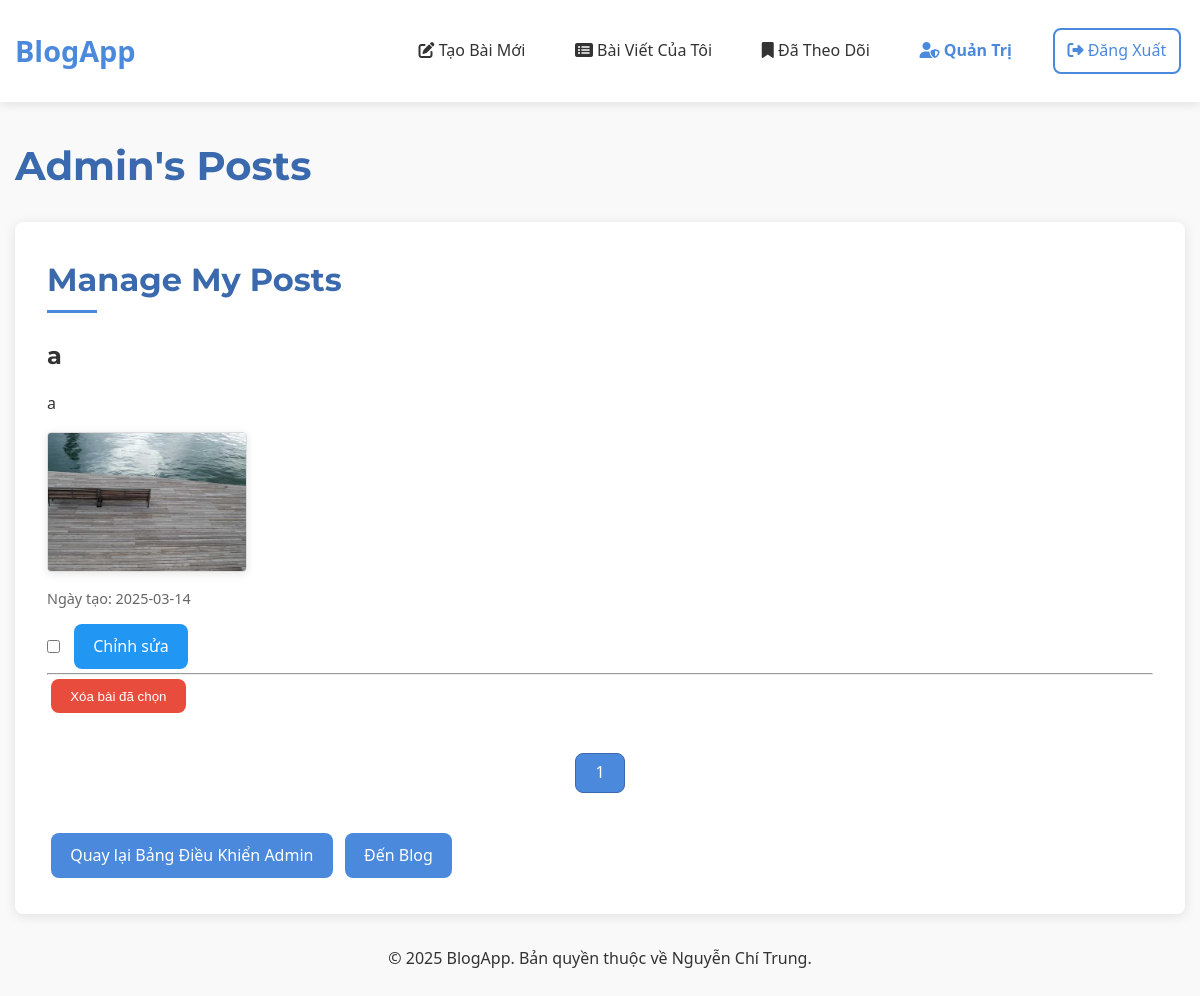
The page /admin/my_posts (signed in) on the database its author committed.
### tables this page shows
CREATE TABLE post (
  id INTEGER PRIMARY KEY AUTOINCREMENT,
  author_id INTEGER NOT NULL,
  created TIMESTAMP NOT NULL DEFAULT CURRENT_TIMESTAMP,
  title TEXT NOT NULL,
  text_content TEXT,
  FOREIGN KEY (author_id) REFERENCES user (id)
);

CREATE TABLE post_content (
  id INTEGER PRIMARY KEY AUTOINCREMENT,
  post_id INTEGER NOT NULL,
  content_type TEXT NOT NULL,  -- 'image' hoặc 'link'
  content TEXT NOT NULL,       -- đường dẫn hình ảnh hoặc URL
  display_order INTEGER NOT NULL,
  FOREIGN KEY (post_id) REFERENCES post (id) ON DELETE CASCADE
);

### flaskr/blog.py (the view)
@bp.route('/admin/my_posts')
@login_required
def admin_my_posts():
    if not g.user['is_admin']:
        return redirect(url_for('blog.blog_index'))
    db = get_db()
    page = request.args.get('page', 1, type=int)
    per_page = 10
    offset = (page - 1) * per_page
    posts_rows = db.execute(
        'SELECT p.id, p.title, p.text_content, p.created, u.username, u.id as author_id'
        ' FROM post p JOIN user u ON p.author_id = u.id'
        ' WHERE p.author_id = ? ORDER BY p.created DESC LIMIT ? OFFSET ?',
        (g.user['id'], per_page, offset)
    ).fetchall()
    posts = []
    for post_row in posts_rows:
        post = dict(post_row)
        contents = db.execute(
            'SELECT content_type, content, display_order'
            ' FROM post_content'
            ' WHERE post_id = ?'
            ' ORDER BY display_order',
            (post['id'],)
        ).fetchall()
        post['images'] = [c['content'] for c in contents if c['content_type'] == 'image']
        post['links'] = [c['content'] for c in contents if c['content_type'] == 'link']
        posts.append(post)
    total_posts = db.execute(
        'SELECT COUNT(*) FROM post WHERE author_id = ?',
        (g.user['id'],)
    ).fetchone()[0]
    total_pages = (total_posts + per_page - 1) // per_page
    return render_template('blog/admin_my_posts.html', posts=posts, page=page, total_pages=total_pages)

### flaskr/__init__.py (called while the page is built)
def create_app(test_config=None):
    app = Flask(__name__, instance_relative_config=True)
    app.config.from_mapping(
        SECRET_KEY='dev',
        DATABASE=os.path.join(app.instance_path, 'flaskr.sqlite'),
    )
    if test_config is None:
        app.config.from_pyfile('config.py', silent=True)
    else:
        app.config.from_mapping(test_config)
    try:
        os.makedirs(app.instance_path)
    except OSError:
        pass
    from . import db
    db.init_app(app)
    from . import auth
    app.register_blueprint(auth.bp)
    from . import blog
    app.register_blueprint(blog.bp)
    @app.context_processor
    def inject_utilities():
        def get_year():
            return datetime.datetime.now().year
        return {'get_year': get_year}
    @app.route('/')
    def index():
        return redirect(url_for('blog.blog_index'))
    return app

### flaskr/auth.py (called while the page is built)
@bp.before_app_request
def load_logged_in_user():
    user_id = session.get('user_id')
    if user_id is None:
        g.user = None
    else:
        g.user = get_db().execute(
            'SELECT * FROM user WHERE id = ?', (user_id,)
        ).fetchone()  # fetchone() trả về một sqlite3.Row

def login_required(view):
    @functools.wraps(view)
    def wrapped_view(**kwargs):
        if g.user is None:
            return redirect(url_for('auth.login'))
        return view(**kwargs)
    return wrapped_view

### flaskr/db.py (called while the page is built)
def get_db():
    if 'db' not in g:
        g.db = sqlite3.connect(
            current_app.config['DATABASE'],
            detect_types=sqlite3.PARSE_DECLTYPES
        )
        g.db.row_factory = sqlite3.Row
    return g.db

### flaskr/templates/blog/admin_my_posts.html (shortened to what this page needs)
{% extends 'base.html' %}
{% block header %}
  <h1>Admin's Posts</h1>
{% endblock %}
{% block content %}
<section class="admin-section">
  <h2>Manage My Posts</h2>
  <form action="{{ url_for('blog.delete_multiple_posts') }}" method="post" class="form-list">
    {% for post in posts %}
      <div class="post-item admin">
        <h3>{{ post.title }}</h3>
        {% if post.text_content %}
        <div class="post-text">
          {{ post.text_content }}
        </div>
        {% endif %}
        {% if post.images %}
        <div class="post-images">
          {% for image in post.images %}
          <div class="image-container">
            <img src="{{ image }}" alt="Hình ảnh" class="post-image">
          </div>
          {% endfor %}
        </div>
        {% endif %}
        <div class="post-meta">
          <span>Ngày tạo: {{ post.created.strftime('%Y-%m-%d') }}</span>
        </div>
        <div class="post-actions">
          <input type="checkbox" name="post_ids" value="{{ post.id }}">
          <a class="btn edit" href="{{ url_for('blog.update', id=post.id) }}">Chỉnh sửa</a>
        </div>
      </div>
      <hr>
    {% endfor %}
    <input class="btn danger" type="submit" value="Xóa bài đã chọn" onclick="return confirm('Bạn có chắc chắn muốn xóa bài viết đã chọn?');">
  </form>
  <div class="pagination">
    {% for p in range(1, total_pages + 1) %}
      <a class="btn {% if p == page %}active{% endif %}" href="{{ url_for('blog.admin_my_posts', page=p) }}">{{ p }}</a>
    {% endfor %}
  </div>
  <div class="navigation-links">
    <a class="btn" href="{{ url_for('blog.admin') }}">Quay lại Bảng Điều Khiển Admin</a>
    <a class="btn" href="{{ url_for('blog.blog_index') }}">Đến Blog</a>
  </div>
</section>
{% endblock %}

### flaskr/static/style.css (style rules this page uses)
:root { --primary-color: #4a89dc; --primary-dark: #3a6aad; --primary-light: #6a99e9; --secondary-color: #5cb85c; --danger-color: #e74c3c; --warning-color: #f0ad4e; --text-color: #333; --text-light: #888; --bg-color: #f9f9f9; --light-gray: #eee; --dark-gray: #555; --border-radius: 8px; --box-shadow: 0 2px 12px rgba(0, 0, 0, 0.1); --transition: all 0.3s ease; --font-primary: 'Segoe UI', Tahoma, Geneva, Verdana, sans-serif; --font-heading: 'Montserrat', sans-serif; }
* { margin: 0; padding: 0; box-sizing: border-box; }
body { font-family: var(--font-primary); color: var(--text-color); background-color: var(--bg-color); line-height: 1.6; padding-bottom: 50px; }
a { color: var(--primary-color); text-decoration: none; transition: var(--transition); }
h1, h2, h3, h4, h5, h6 { font-family: var(--font-heading); margin-bottom: 1rem; color: var(--text-color); }
h1 { font-size: 2.5rem; font-weight: 700; color: var(--primary-dark); }
h2 { font-size: 2rem; position: relative; padding-bottom: 0.5rem; margin-bottom: 1.5rem; }
h2:after { content: ''; position: absolute; left: 0; bottom: 0; height: 3px; width: 50px; background-color: var(--primary-color); }
h3 { font-size: 1.5rem; }
.btn { display: inline-block; padding: 0.6rem 1.2rem; border-radius: var(--border-radius); font-weight: 500; text-align: center; cursor: pointer; border: none; transition: var(--transition); text-transform: none; margin: 0.25rem; background-color: var(--primary-color); color: white; }
.btn.danger { background-color: var(--danger-color); color: white; }
.post-meta { font-size: 0.9rem; color: var(--text-light); display: flex; align-items: center; gap: 0.5rem; }
.post-text { margin-bottom: 1rem; line-height: 1.7; }
.post-images { display: flex; flex-wrap: wrap; gap: 10px; margin: 1rem 0; }
.image-container { position: relative; overflow: hidden; border-radius: 8px; box-shadow: 0 2px 8px rgba(0, 0, 0, 0.1); max-width: 200px; max-height: 200px; }
.post-image { width: 100%; height: 100%; object-fit: cover; transition: transform 0.3s ease; }
.post-actions { display: flex; gap: 0.5rem; align-items: center; }
.pagination { display: flex; justify-content: center; gap: 0.5rem; margin: 2rem 0; }
.pagination .btn { min-width: 40px; height: 40px; display: flex; align-items: center; justify-content: center; background-color: white; color: var(--text-color); border: 1px solid var(--light-gray); }
.pagination .btn.active { background-color: var(--primary-color); color: white; border-color: var(--primary-dark); }
.admin-section { background-color: white; border-radius: var(--border-radius); box-shadow: var(--box-shadow); padding: 2rem; margin-bottom: 2rem; }
.admin-section h2 { color: var(--primary-dark); margin-bottom: 1.5rem; }

### flaskr/templates/blog/admin_my_posts.html (style rules this page uses)
.post-images { display: flex; flex-wrap: wrap; gap: 10px; margin: 15px 0; }
.image-container { max-width: 200px; max-height: 200px; overflow: hidden; border: 1px solid #ddd; border-radius: 4px; }
.post-image { width: 100%; height: 100%; object-fit: cover; }
.post-text { margin: 15px 0; line-height: 1.6; }
.post-actions { margin-top: 10px; display: flex; align-items: center; gap: 10px; }
.edit { background-color: #2196F3; color: white; }
.post-meta { font-size: 0.9em; color: #666; margin-top: 10px; }

### rows shown on the page
post: title "a", text_content "a", created "2025-03-14"
post_content: content (picture)

### other values the page prints
{{ p }} "1"
{{ get_year() }} "2025"
